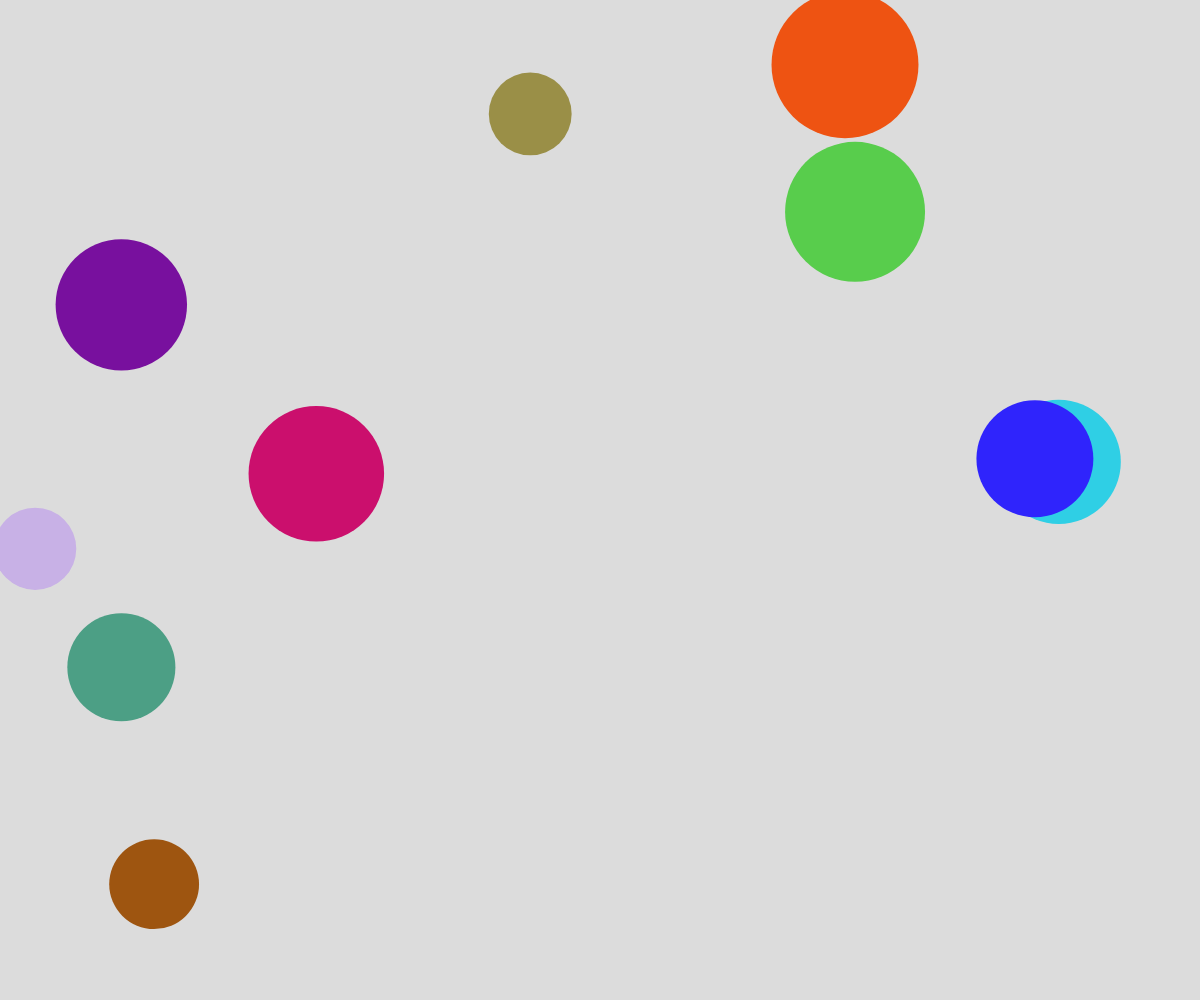
Frame 1 (no input)
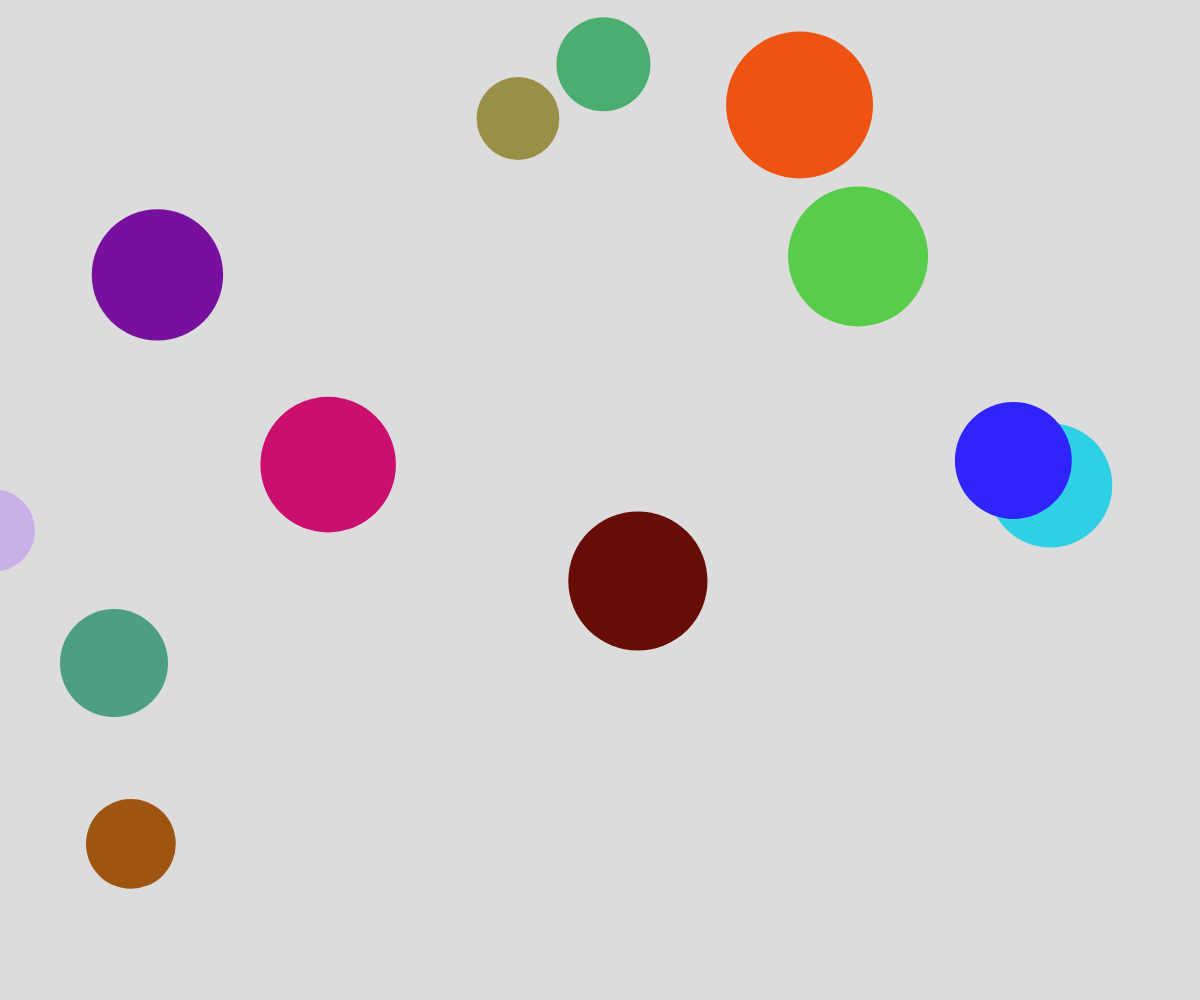
Frame 60 (no input)
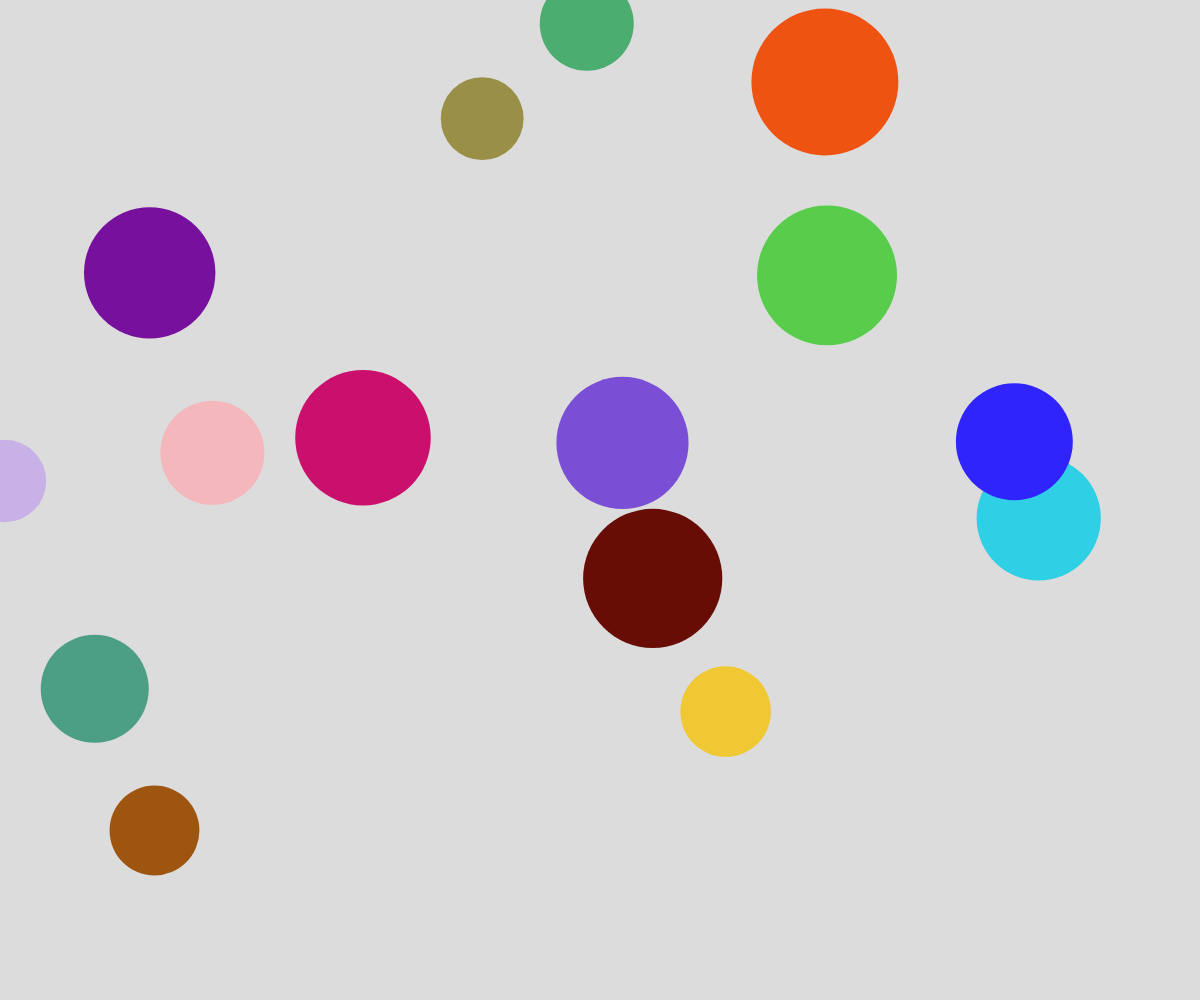
Frame 120 (the mouse pressed at the canvas centre since frame 60)

The p5.js sketch that drew these frames (run headless with seeded random() and noise() and a simulated clock; from frame 60 on, the mouse is pressed at the canvas centre):

// p5.js sketch
// ── sketch.js
// Project Title
// Your Name
// Date
//
// Extra for Experts:
// - describe what you did to take this project "above and beyond"

let theBubbles = [];

function setup() {
  createCanvas(windowWidth, windowHeight);
  noStroke();
  for (let i =0; i<10; i++){ 
    spawnBubble();
  }


  // spawn new bubble every half second
  window.setInterval(spawnBubble, 500);
}

function draw() {
  background(220);
  for (let bubble of theBubbles){
    //randomize the movement
    bubble.dx = random(-5, 5);
    bubble.dy = random(-5, 5);
    // move the bubble
    bubble.x += bubble.dx;
    bubble.y += bubble.dy;
    // display the bubble
    fill(bubble.r, bubble.g, bubble.b);
    circle(bubble.x, bubble.y, bubble.radius*2);
  }
}

function spawnBubble(){
  let someBubble = {
    x: random(width),
    y: random(height),
    radius: random(40, 80),
    r: random(255),
    g: random(255),
    b: random(255),
    dx: random(-5, 5),
    dy: random(-5, 5),
  };
  theBubbles.push(someBubble);
}

function mousePressed(){
  for (let bubble of theBubbles){
    if (dist(mouseX, mouseY, bubble.x, bubble.y)<bubble.radius){
      let index = theBubbles.indexOf(bubble);
      theBubbles.splice(index,1);
    }
  }
}
